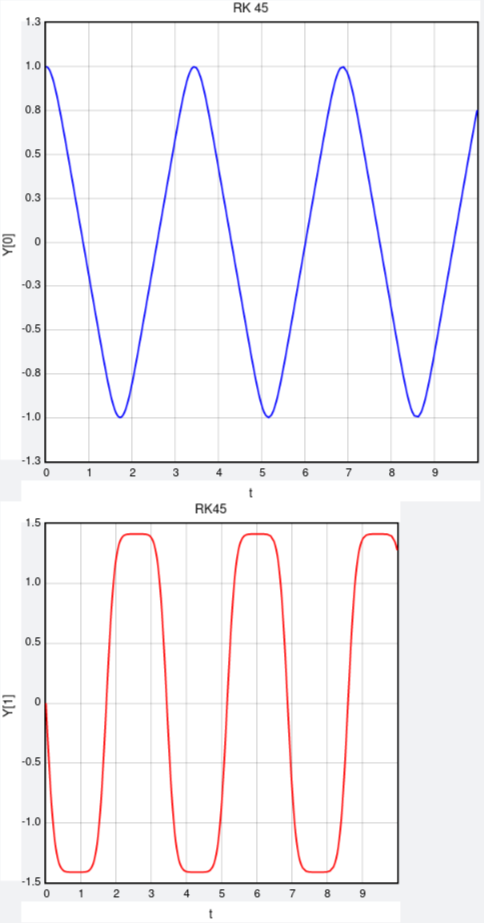

Write Python code to recreate this figure.
from vpython import *
import numpy as np

a = 0.; b = 10.
Tol = 1.0E-8
ydumb = np.zeros((2), float)
y = np.zeros((2), float)
fReturn = np.zeros((2), float)
err = np.zeros((2), float)
k1 = np.zeros((2), float)
k2 = np.zeros((2), float)
k3 = np.zeros((2), float)
k4 = np.zeros((2), float)
k5 = np.zeros((2), float)
k6 = np.zeros((2), float)
n = 20
y[0] = 1.; y[1] = 0.

h = (b - a) / n; t = a; j = 0
hmin = h / 64; hmax = h * 64
flops = 0; Eexact = 0.; error = 0.
sum = 0.

def f(t, y, fReturn):
    fReturn[0] = y[1]
    fReturn[1] = -6. * pow(y[0], 5.)

graph1 = graph(width = 600, height = 600, title = 'RK 45', xtitle = 't', ytitle = 'Y[0]')
funct1 = gcurve(color = color.blue)
graph2 = graph(width = 500, height = 500, title = 'RK45', xtitle = 't', ytitle = 'Y[1]')
funct2 = gcurve(color = color.red)
funct1.plot(pos = (t, y[0]))
funct2.plot(pos = (t, y[1]))

while (t < b):
    funct1.plot(pos = (t, y[0]))
    funct2.plot(pos = (t, y[1]))
    if ((t + h) > b):
        h = b - t
    f(t, y, fReturn)
    k1[0] = h * fReturn[0]; k1[1] = h * fReturn[1]
    for i in range(0, 2):
        ydumb[i] = y[i] + k1[i] / 4
    f(t + h / 4, ydumb, fReturn)
    k2[0] = h * fReturn[0]; k2[1] = h * fReturn[1]
    for i in range(0, 2):
        ydumb[i] = y[i] + 3 * k1[i] / 32 + 9 * k2[i] / 32
    f(t + 3 * h / 8, ydumb, fReturn)
    k3[0] = h * fReturn[0]; k3[1] = h * fReturn[1]
    for i in range(0, 2):
        ydumb[i] = y[i] + 1932 *k1[i] / 2197 - 7200 * k2[i] / 2197. + 7296 * k3[i] / 2197
    f(t + 12 * h / 13, ydumb, fReturn)
    k4[0] = h * fReturn[0]; k4[1] = h * fReturn[1]
    for i in range(0, 2):
        ydumb[i] = y[i] + 439 * k1[i] / 216 - 8 * k2[i] + 3680 * k3[i] / 513 - 845 * k4[i] / 4104
    f(t + h, ydumb, fReturn)
    k5[0] = h * fReturn[0]; k5[1] = h * fReturn[1]
    for i in range(0, 2):
        ydumb[i] = y[i] - 8 * k1[i] / 27 + 2 * k2[i] - 3544 * k3[i] / 2565 + 1859 * k4[i] / 4104 - 11 * k5[i] / 40
    f(t + h / 2, ydumb, fReturn)
    k6[0] = h * fReturn[0]; k6[1] = h * fReturn[1]
    for i in range(0, 2):
        err[i] = abs(k1[i] / 360 - 128 * k3[i] / 4275 - 2197 * k4[i] / 75240 + k5[i] / 50. + 2 * k6[i] / 55)
    if (err[0] < Tol or err[1] < Tol or h <= 2 * hmin):
        for i in range(0, 2):
            y[i] = y[i] + 25 * k1[i] / 216. + 1408 * k3[i] / 2565. + 2197 * k4[i] / 4104. - k5[i] / 5.
        t = t + h
        j = j + 1
    if (err[0] == 0 or err[1] == 0):
        s = 0
    else:
        s = 0.84 * pow(Tol * h / err[0], 0.25)
    if (s < 0.75 and h > 2 * hmin):
        h /= 2.
    else:
        if (s > 1.5 and 2 * h < hmax):
            h *= 2.
    flops = flops + 1
    E = pow(y[0], 6.) + 0.5 * y[1] * y[1]
    Eexact = 1.
    error = abs((E - Eexact) / Eexact)
    sum +=  error
print(" <error>=  ", sum/flops, ", flops = ", flops)
